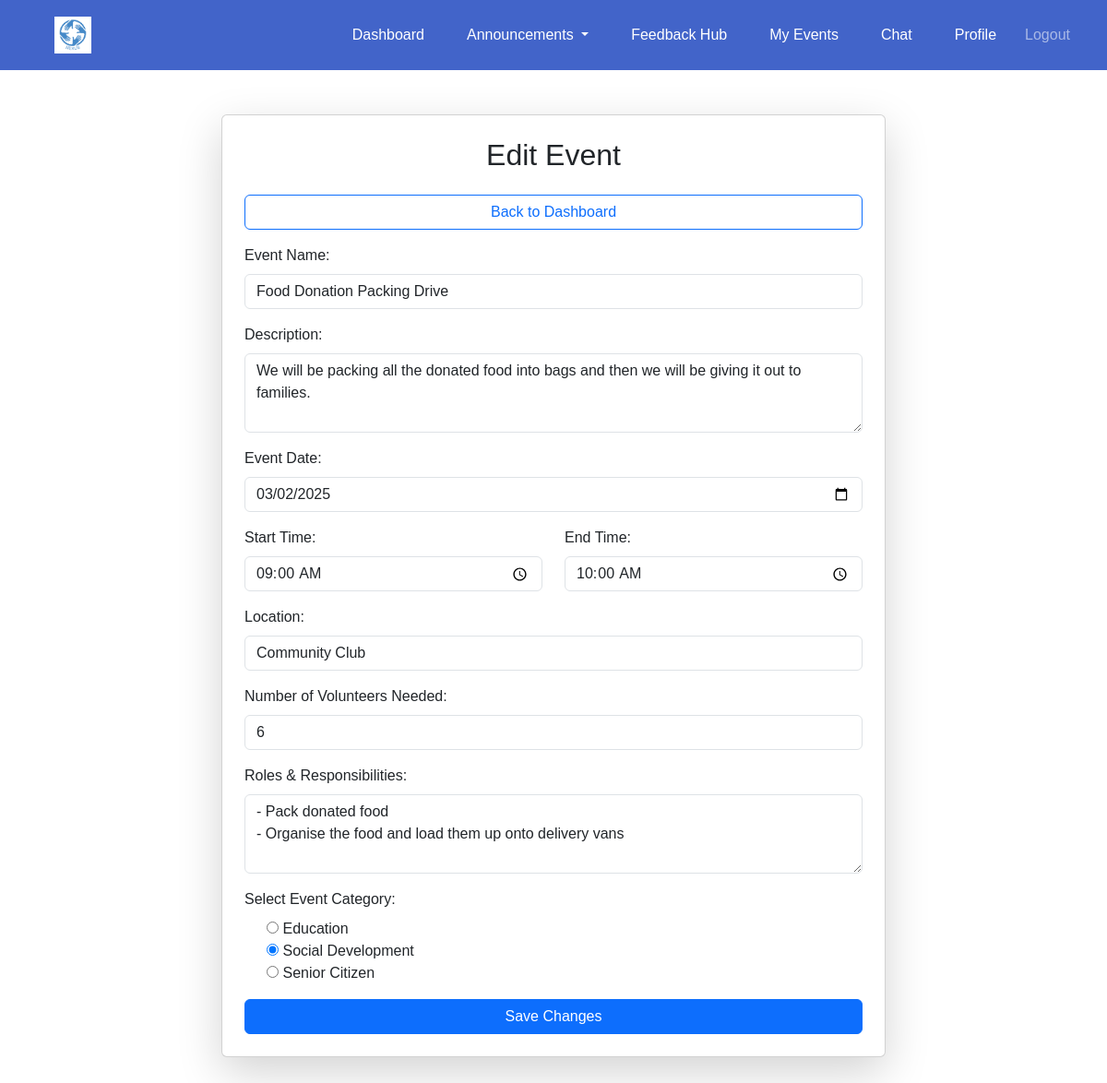
Screenshot of /events/edit/3/ (signed in) with the database file from the repository.
### events/models.py (models this page shows, shortened)
class Event(models.Model):
    CATEGORY_CHOICES = [
        ('education', 'Education'),
        ('social development', 'Social Development'),
        ('senior citizen', 'Senior Citizen'),
    ]
    organisation = models.ForeignKey(settings.AUTH_USER_MODEL, on_delete=models.CASCADE)
    name = models.CharField(max_length=255)
    description = models.TextField()
    date = models.DateTimeField()
    start_time = models.TimeField(default=time(9, 0))  # Default: 09:00 AM
    end_time = models.TimeField(default=time(17, 0))  # Default: 05:00 PM
    location = models.CharField(max_length=255)
    volunteers_needed = models.PositiveIntegerField()
    roles_responsibilities = models.TextField()
    category = models.CharField(max_length=50, choices=CATEGORY_CHOICES, blank=False, default='Education')

### events/views.py (the view)
# urls.py: path('edit/<int:event_id>/', views.edit_event, name='edit_event'),
@login_required
def edit_event(request, event_id):
    event = get_object_or_404(Event, id=event_id, organisation=request.user)
    if request.method == 'POST':
        form = EventForm(request.POST, instance=event)
        if form.is_valid():
            form.save()
            messages.success(request, 'Event updated successfully!')
            return redirect('events:organisation_events')
    else:
        form = EventForm(instance=event)
    return render(request, 'events/edit_event.html', {'form': form, 'event': event})

### events/forms.py
class EventForm(forms.ModelForm):
    class Meta:
        model = Event
        fields = ['name', 'description', 'date', 'start_time', 'end_time' ,'location', 'volunteers_needed', 'roles_responsibilities', 'category']
        widgets = {
            'date': forms.DateTimeInput(attrs={'type': 'datetime-local'}),
            'start_time': forms.TimeInput(attrs={'type': 'time'}),
            'end_time': forms.TimeInput(attrs={'type': 'time'}),
            'category': forms.RadioSelect,  # Use radio buttons for single category selection
        }

### events/templates/events/edit_event.html (shortened to what this page needs)
{% extends 'base.html' %}
{% block content %}
<div class="container mt-5">
    <div class="row justify-content-center">
        <div class="col-md-8">
            <div class="card shadow-lg p-4 mb-5">
                <h2 class="text-center mb-4">Edit Event</h2>
                <a href="{% url 'events:organisation_dashboard' %}" class="btn btn-outline-primary mb-3">Back to Dashboard</a>
                <form method="post" class="needs-validation" novalidate>
                    <div class="mb-3">
                        <label for="id_name" class="form-label">Event Name:</label>
                        <input type="text" id="id_name" name="name" class="form-control" value="{{ form.name.value|default:'' }}" required>
                    </div>
                    <div class="mb-3">
                        <label for="id_description" class="form-label">Description:</label>
                        <textarea id="id_description" name="description" class="form-control" rows="3" required>{{ form.description.value|default:'' }}</textarea>
                    </div>
                    <div class="mb-3">
                        <label for="id_date" class="form-label">Event Date:</label>
                        <input type="date" id="id_date" name="date" class="form-control" value="{{ form.date.value|date:'Y-m-d' }}" required>
                    </div>
                    <div class="row">
                        <div class="col-md-6 mb-3">
                            <label for="id_start_time" class="form-label">Start Time:</label>
                            <input type="time" id="id_start_time" name="start_time" class="form-control" value="{{ form.start_time.value|time:'H:i' }}" required>
                        </div>
                        <div class="col-md-6 mb-3">
                            <label for="id_end_time" class="form-label">End Time:</label>
                            <input type="time" id="id_end_time" name="end_time" class="form-control" value="{{ form.end_time.value|time:'H:i' }}" required>
                        </div>
                    </div>
                    <div class="mb-3">
                        <label for="id_location" class="form-label">Location:</label>
                        <input type="text" id="id_location" name="location" class="form-control" value="{{ form.location.value|default:'' }}" required>
                    </div>
                    <div class="mb-3">
                        <label for="id_volunteers_needed" class="form-label">Number of Volunteers Needed:</label>
                        <input type="number" id="id_volunteers_needed" name="volunteers_needed" class="form-control" value="{{ form.volunteers_needed.value|default:'' }}" required>
                    </div>
                    <div class="mb-3">
                        <label for="id_roles_responsibilities" class="form-label">Roles & Responsibilities:</label>
                        <textarea id="id_roles_responsibilities" name="roles_responsibilities" class="form-control" rows="3" required>{{ form.roles_responsibilities.value|default:'' }}</textarea>
                    </div>
                    <div class="mb-3">
                        <label class="form-label">Select Event Category:</label>
                        <div class="form-check">
                            {{ form.category }}
                        </div>
                    </div>
                    <div class="d-grid">
                        <button type="submit" class="btn btn-primary">Save Changes</button>
                    </div>
                </form>
            </div>
        </div>
    </div>
</div>
{% endblock %}

### templates/base.html (style rules this page uses)
body { margin: 0; font-family: Arial, sans-serif; }

### rows the page displays
Event: name "Food Donation Packing Drive", description "We will be packing all the donated food into bags and then we will be giving it out to families.", location "Community Club", roles_responsibilities "- Pack donated food - Organise the food and load them up onto delivery vans", category "☐ Education ☑ Social Development ☐ Senior Citizen"
